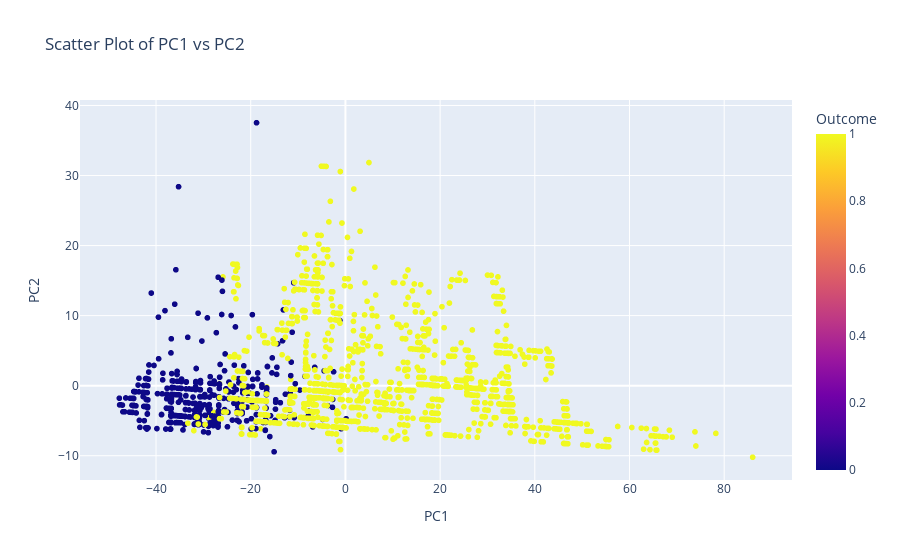

Notebook cell for this chart:
### Code cell
# Create a scatter plot using Plotly Express
fig = px.scatter(pca_df, x="PC1", y="PC2", color="Outcome", 
                 title="Scatter Plot of PC1 vs PC2")
# Show the plot
fig.show()

### Figure 1 — Plotly figure (JSON) as saved in the notebook; plotly's stock layout.template omitted (floating-point values rounded to 4 significant figures; data arrays with more than 128 entries replaced by an {"elided": "..."} marker saying what was removed)
{"data": [{"hovertemplate": "PC1=%{x}<br>PC2=%{y}<br>Outcome=%{marker.color}<extra></extra>", "legendgroup": "", "marker": {"color": {"elided": "2111 int values"}, "coloraxis": "coloraxis", "symbol": "circle"}, "mode": "markers", "name": "", "showlegend": false, "type": "scattergl", "x": {"elided": "2111 float values"}, "xaxis": "x", "y": {"elided": "2111 float values"}, "yaxis": "y"}], "layout": {"coloraxis": {"colorbar": {"title": {"text": "Outcome"}}, "colorscale": [[0, "#0d0887"], [0.1111, "#46039f"], [0.2222, "#7201a8"], [0.3333, "#9c179e"], [0.4444, "#bd3786"], [0.5556, "#d8576b"], [0.6667, "#ed7953"], [0.7778, "#fb9f3a"], [0.8889, "#fdca26"], [1, "#f0f921"]]}, "legend": {"tracegroupgap": 0}, "title": {"text": "Scatter Plot of PC1 vs PC2"}, "xaxis": {"anchor": "y", "domain": [0, 1], "title": {"text": "PC1"}}, "yaxis": {"anchor": "x", "domain": [0, 1], "title": {"text": "PC2"}}}}
